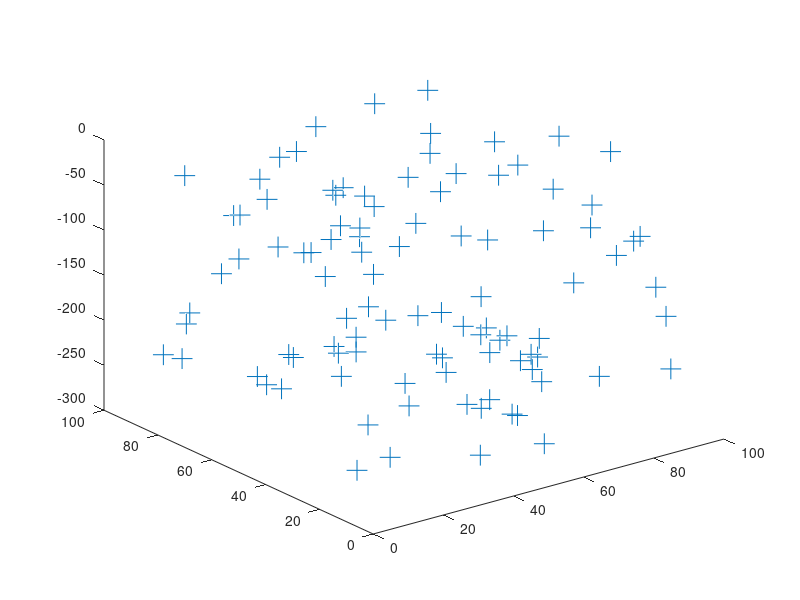

MATLAB code for this plot: (Note: this script raises an error after producing the figure.)
clc;
clear all;
close all;
index=1;

% Number of underwater sensor nodes
numNodes = 100;
% Acoustic communication range of sensor
accRange=50;
succ = 0;
% Sink Co-ordinates, sink present in water surface so z co-ordinate is 0.
sink(1,1)=50 ;
sink(1,2) = 50;
sink(1,3) = 0;

% Min range of x,y,z
min_x=0;
min_y=0;
min_z=0;

% Min range of x,y,z
max_x=100;
max_y=100;
max_z=-300;

nodePositions = zeros(numNodes,3);

% Randomly deploy nodes

for i=1:numNodes
    nodePositions(i,1) = (rand) * (max_x);
    nodePositions(i,2) = (rand) * (max_y);
    nodePositions(i,3) = (rand) * (max_z);
end

% Create 3 additional nodes which are acts as source
%their depth is -100 and x /y co-ordinates generated randomly
%s1=numNodes+1;
%s2=numNodes+2;
%s3=numNodes+3;
%nodePositions(s1,3) = -100;
%nodePositions(s2,3)= -100;
%nodePositions(s3,3) = -100;

%for i= (numNodes+1): (numNodes+3)
%    nodePositions(i,1) = (rand) * (max_x);
  %  nodePositions(i,2) = (rand) * (max_y);
%end

source=input('Please enter the source node  = ');
forwarder=source;
% Plot 3-D of all nodes
plot3(nodePositions(:, 1), nodePositions(:, 2),nodePositions(:, 3), '+', ...
    'MarkerSize',15);
hold on
plot3(sink(1, 1), sink(1, 2),sink(1, 3), 'S', 'MarkerFaceColor', 'g');

% Untill reach destination
while ( succ == 0)
%find the neighbour nodes from forwarder
[neighbours ,succ]  = find_neighbours(forwarder,sink,accRange,numNodes,nodePositions);
if(succ == 1)
    disp('---> sink');
    disp('packet routed succesfully');
    return;
end
    
% find total number of neighbours
totalNeighbours=numel(neighbours);
[min_hop, void] =find_next_hop(forwarder,sink, neighbours, nodePositions);
list_of_nodes(index)=min_hop;
index = index +1;
forwarder=min_hop;
if (void==1)
     disp('FOUND VOID NODE: GREEDY FORWARDING TERMINATED');
     return;
end

end
